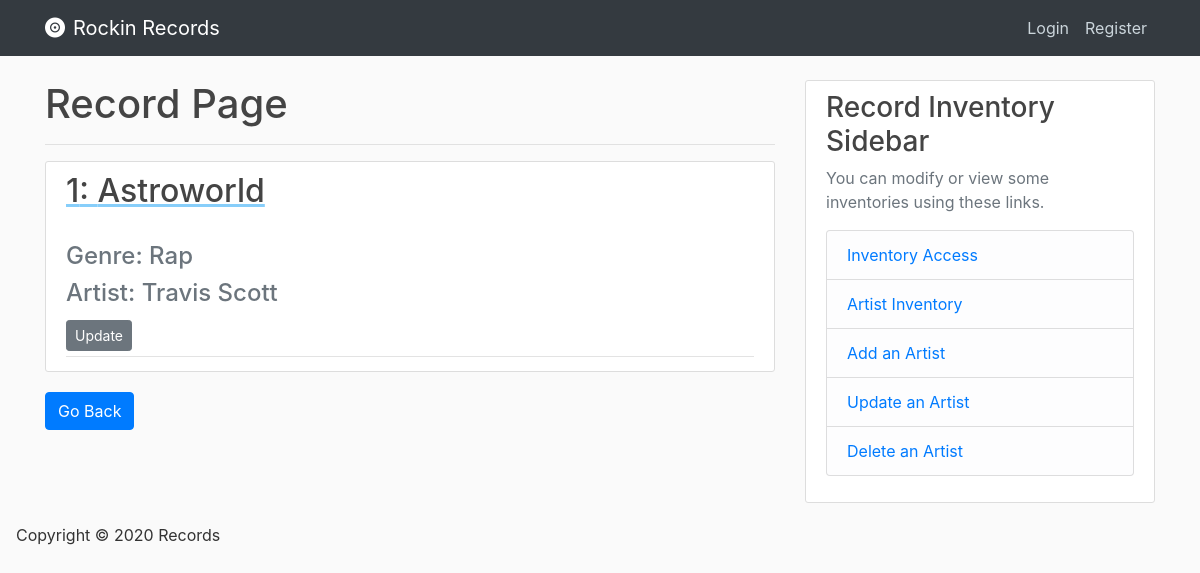
The page /record/1 on the database as committed earlier.
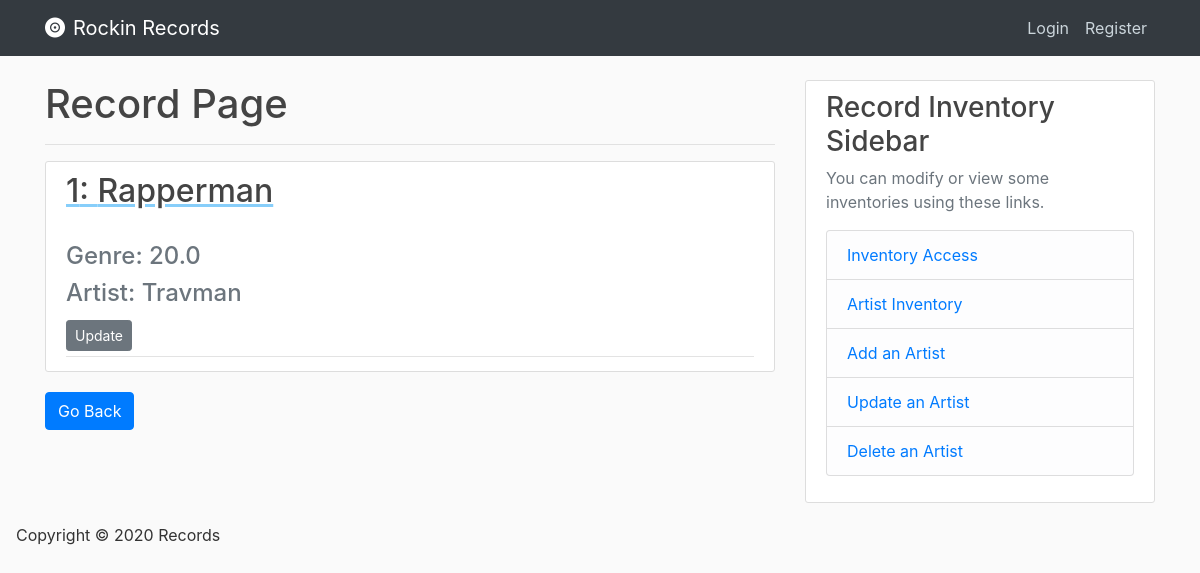
The same page on the database as committed later.
### database/models.py (models this page shows, shortened)
class Records(db.Model):
    record_id = db.Column(db.Integer, primary_key=True, nullable=False, autoincrement="auto")
    record_name = db.Column(db.String(120), nullable=False)
    record_genre = db.Column(db.String(120), nullable=False)
    record_price = db.Column(db.Float, nullable=False)
    artist_id = db.Column(db.Integer, db.ForeignKey('artists.artist_id'), nullable=False)

class Artists(db.Model):
    artist_id = db.Column(db.Integer, primary_key=True, nullable=False, autoincrement="auto")
    artist_name = db.Column(db.String(100), nullable=False)

### database/routes.py (the view)
@app.route('/record/<record_id>')
def record(record_id):
    record = Records.query.get_or_404(record_id)
    record_artist = record.query.join(Artists, record.artist_id == Artists.artist_id) \
        .add_columns(Records.record_id, Records.record_name, Records.record_genre, \
                     Records.record_price, Artists.artist_id, Artists.artist_name).first()
    return render_template("record.html", record=record_artist)

### database/Templates/record.html
{% extends "index.html" %}
{% block content %}
    <h1> Record Page </h1>
    <hr>
        <article class="media content-section">
          <div class="media-body">
            <div class="article-metadata">
              <a class="mr-2" href="{{url_for('home')}}" style="text-decoration: underline; text-decoration-color: lightskyblue;" >
                <h2> {{ record['record_id'] }}: {{ record['record_name'] }} </h2>
              </a>
              <h4 class="text-muted"> Genre: {{ record['record_genre'] }} </h4>
              <h4 class="text-muted"> Artist: {{ record['artist_name'] }} </h4>
              <div>
                  <a class="btn btn-secondary btn-sm mt-1 mb-1" href="{{ url_for('update_record', record_id=record.record_id) }}">Update</a>
              </div>
            </div>
          </div>
        </article>
     <div>
        <a href="{{ url_for('home') }} ">
          <button class='btn btn-primary'>
              Go Back
          </button>
        </a>
     </div>
{% endblock content %}

Rows that differ between the two databases and show on the page:
changed Records: record_name "Astroworld" → "Rapperman"; record_genre "Rap" → "20.0"
changed Artists: artist_name "Travis Scott" → "Travman"
